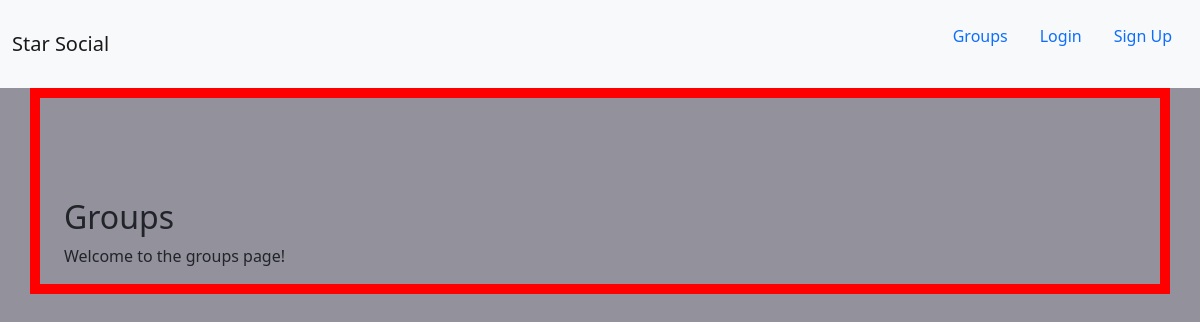
The page /groups/ on the database as committed earlier.
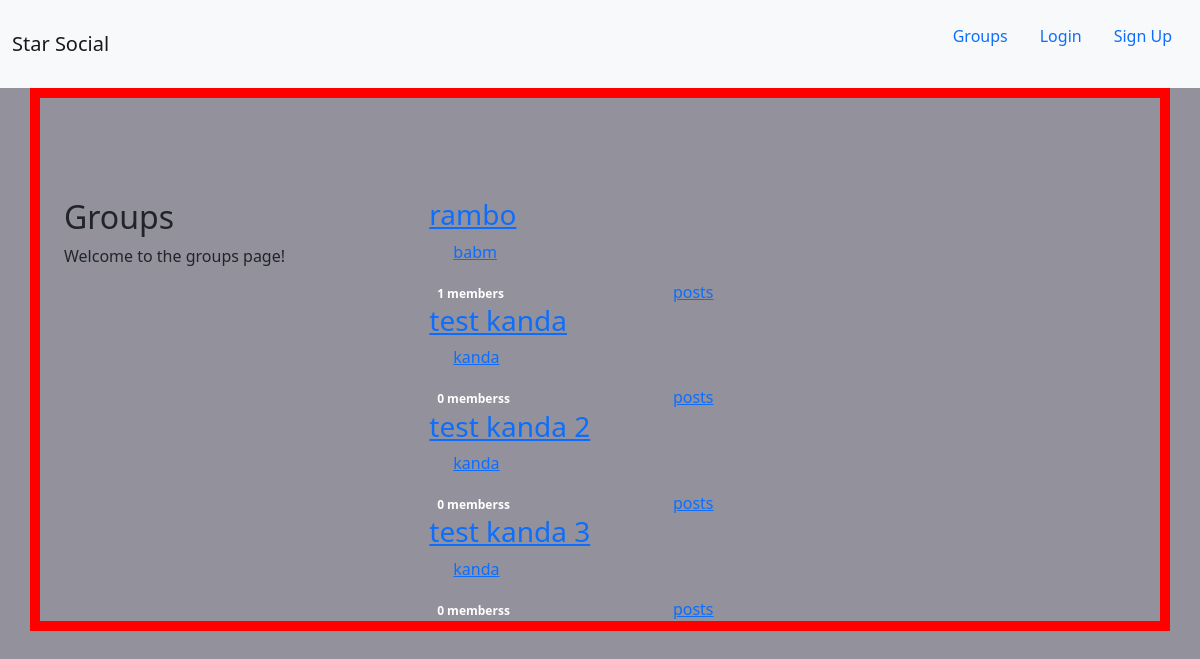
The same page on the database as committed later.
### groups/models.py (models this page shows, shortened)
class Group(models.Model):
    name = models.CharField(max_length=255, unique=True)
    slug = models.SlugField(allow_unicode=True, unique=True)
    description = models.TextField(blank=True, default="")
    description_html = models.TextField(editable=False, default="", blank=True)
    members = models.ManyToManyField(User, through="GroupMember")
    class Meta:
        ordering = ["name"]

### groups/views.py (the view)
class ListGroups(ListView):
    model = Group

### groups/templates/groups/group_list.html (shortened to what this page needs)
{% extends 'groups/group_base.html' %}
{% block pregroup %}
    <div class="col-md-4">
        <div class="content">
            <h2>Groups</h2>
            <p>Welcome to the groups page!</p>
        </div>
    </div>
{% endblock pregroup %}
{% block group_content %}
    <div class="col-md-8">
        <div class="list-group">
            {% for group in object_list %}
                <a href="{% url 'groups:single' slug=group.slug %}">
                    <h3 class="title list-group-item-heading">{{ group.name }}</h3>
                    <div class="list-group-item-text container-fluid">{{ group.description_html |safe }}</div>
                    <div class="row">
                        <div class="col-md-4">
                            <span class="badge">{{ group.members.count }} members{{ group.members.count|pluralize }}</span>
                        </div>
                        <div class="col-md-5">
                            post{{ group.posts.count|pluralize }}
                        </div>
                    </div>
                </a>
            {% endfor %}
        </div>
    </div>
{% endblock group_content %}

### groups/templates/groups/group_base.html (shortened to what this page needs)
{% extends 'base.html' %}
{% block content %}
    <div class="container">
        <div class="row">
            {% block pregroup %}
            {% endblock pregroup %}
            {% block group_content %}
            {% endblock group_content %}
        </div>
    </div>
{% endblock content %}

### templates/base.html (shortened to what this page needs)
<!DOCTYPE html>
{% load static %}
<html lang="en">
    <head>
        <link href="https://cdn.jsdelivr.net/npm/bootstrap@5.0.2/dist/css/bootstrap.min.css"
              rel="stylesheet"
/>
        <link rel="stylesheet" href="{% static 'css/master.css' %}"/>
    </head>
    <body id = "canvas">
        <nav class="navbar navbar-expand-lg navbar-light bg-light">
            <div class="container-fluid">
                <a class="navbar-brand mynav" href="{% url 'home' %}">Star Social</a>
                <ul class="navbar navbar-dark navbar-right`">
                    {% if user.is_authenticated %}
                        <li class="nav-item">
                            <a class="nav-link" href="{% url 'posts:create' %}">Post</a>
                        </li>
                        <li class="nav-item">
                            <a class="nav-link" href="{% url 'groups:all' %}">Groups</a>
                        </li>
                        <li class="nav-item">
                            <a class="nav-link" href="{% url 'groups:create' %}">Create Groups</a>
                        </li>
                        <li class="nav-item">
                            <a class="nav-link" href="{% url 'accounts:logout' %}">log out</a>
                        </li>
                    {% else %}
                        <li class="nav-item">
                            <a class="nav-link" href="{% url 'groups:all' %}">Groups</a>
                        </li>
                        <li class="nav-item">
                            <a class="nav-link" href="{% url 'accounts:login' %}">Login</a>
                        </li>
                        <li class="nav-item">
                            <a class="nav-link" href="{% url 'accounts:signup' %}">Sign Up</a>
                        </li>
                    {% endif %}
                </ul>
            </div>
        </nav>
        <div class="container mycontent">
            {% block content %}
            {% endblock content %}
        </div>
    </body>
</html>

### static/css/master.css (style rules this page uses)
.mycontent { padding-top: 100px; border: 10px solid red; }
html, body { height: 100%; width: 100%; overflow: hidden; background: #92919c; margin: 0; }
ul { list-style: none; }

Rows that differ between the two databases and show on the page:
added Group: name "rambo", description_html "babm", members.count "1"
added Group: name "test kanda", description_html "kanda", members.count "0"
added Group: name "test kanda 2", description_html "kanda", members.count "0"
added Group: name "test kanda 3", description_html "kanda", members.count "0"
